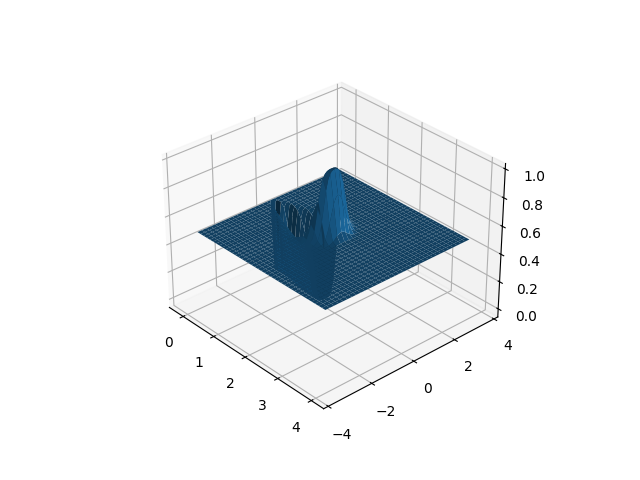

The script that drew this image:
'''
Replication of Figure 3 from "Occupancy Grids: A Stochastic Spatial Representation for Active Robot Perception" by Alberto Elfes
'''

import numpy as np
import matplotlib.pyplot as plt
from scipy.ndimage import convolve
from scipy.ndimage import map_coordinates as mp

def ideal_model(rng, theta, measurement_r, measurement_t, sigma_r, sigma_t):
    '''
    Creates ideal occupancy model for a given measurement
    '''
    # Initialise p(OCC) = 0.5
    occupancy_profile = np.ones((rng.size, theta.size)) * 0.5

    # Set p(OCC) = 0 befor the measurement range
    theta_indices = (theta>(measurement_t-sigma_t)) & (theta<(measurement_t+sigma_t))
    occupancy_profile[(rng<measurement_r)[:,None] & theta_indices] = 0

    # Set p(OCC) = 1 within 1 std deviation of measurement range
    rng_indices = (rng>(measurement_r-sigma_r)) & (rng<(measurement_r+sigma_r))
    occupancy_profile[rng_indices[:,None] & theta_indices] = 1

    return occupancy_profile

def gaussian(x, y, mu_x, mu_y, sigma_x, sigma_y):
    norm = 1/(2*np.pi*sigma_x*sigma_y)
    return norm * np.exp(-1/2*(((x-mu_x)**2)/(sigma_x**2) + ((y-mu_y)**2)/(sigma_y**2)))

def gaussian_model(x, y, mu_x, mu_y, sigma_x, sigma_y):
    '''
    Creates gaussian model of measurement accuracy
    '''
    dx = x[1] - x[0]
    dy = y[1] - y[0]

    mesh = np.zeros((x.size, y.size))
    xi, yi = np.meshgrid(np.arange(x.size), np.arange(y.size), indexing='ij')
    xu, yv = np.meshgrid(rng, theta, indexing='ij')

    norm = 1/(2*np.pi*sigma_x*sigma_y)
    values = norm * np.exp(-1/2*(((xu-mu_x)**2)/(sigma_x**2) + ((yv-mu_y)**2)/(sigma_y**2)))

    mesh[xi, yi] = values*dx*dy

    return mesh

def state_probability(rng, theta, measurement_r, measurement_t, sigma_r, sigma_t):
    p_sensor = gaussian_model(rng, theta, measurement_r, measurement_t, sigma_r, sigma_t)
    profile = ideal_model(rng, theta, measurement_r-2*sigma_r/3, measurement_t, sigma_r, sigma_t)
    p_state = convolve(profile, p_sensor)
    
    return p_state

def bayesian_update(prior, measurement_r):
    '''
    Update bayesian estimator with new measurement
    '''
    p_polar = state_probability(rng, theta, measurement_r, measurement_t, sigma_r, sigma_t)
    p_occ = polar_to_cart(x, y, p_polar, rng, theta, order=3)
    p_free = 1-p_occ
    posterior = p_occ*prior / (p_occ*prior + p_free*(1-prior))
    return posterior

def create_gridmap(rng, theta, dxy):
    max_x = np.max(rng)
    x = np.arange(0, max_x, dxy)
    max_y = max_x*np.sin(np.max(theta))
    y = np.arange(-max_y, max_y, dxy)

    return x, y

def polar_to_cart(x, y, polar_data, rng, theta, order=3):

    rng_start = rng[0]
    theta_start = theta[0]
    rng_step = rng[1] - rng[0]
    theta_step = theta[1] - theta[0]

    X, Y = np.meshgrid(x, y)

    Tc = np.degrees(np.arctan2(Y, X)).ravel()
    Rc = (np.sqrt(X**2 + Y**2)).ravel()

    Ac = (Tc - theta_start) / theta_step
    Sc = (Rc - rng_start) / rng_step

    coords = np.vstack((Sc, Ac))

    cart_data = mp(polar_data, coords, order=order, mode='constant', cval=0.5)

    # The data is reshaped and returned
    return(cart_data.reshape(len(y), len(x)).T)


fig, ax = plt.subplots(subplot_kw={"projection": "3d"})

dxy = 0.1
sigma_r = 0.1
sigma_t = 10
measurement_r = 2
measurement_t = 0
n_points = 101
rng = np.linspace(0, 4, n_points)
theta = np.linspace(-45, 45, n_points)

x, y = create_gridmap(rng, theta, dxy)
xi, yi = np.meshgrid(np.arange(x.size), np.arange(y.size), indexing='ij')
xu, yv = np.meshgrid(x, y, indexing='ij')
prior = np.ones((x.size, y.size)) * 0.5

for i in range(5):
    
    posterior = bayesian_update(prior, measurement_r)

    prior = posterior

ax.plot_surface(xu, yv, posterior[xi,yi])
plt.figure()
plt.imshow(posterior)
plt.show()
